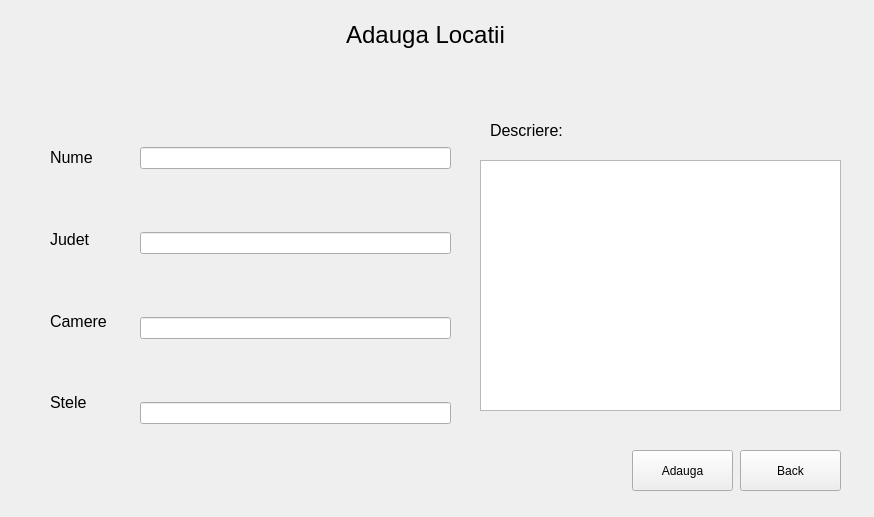
<?xml version="1.0" encoding="UTF-8"?>
<ui version="4.0">
 <class>addloc</class>
 <widget class="QWidget" name="addloc">
  <property name="geometry">
   <rect>
    <x>0</x>
    <y>0</y>
    <width>874</width>
    <height>517</height>
   </rect>
  </property>
  <property name="windowTitle">
   <string>Form</string>
  </property>
  <widget class="QPushButton" name="back">
   <property name="geometry">
    <rect>
     <x>740</x>
     <y>450</y>
     <width>101</width>
     <height>41</height>
    </rect>
   </property>
   <property name="text">
    <string>Back</string>
   </property>
  </widget>
  <widget class="QPushButton" name="add">
   <property name="geometry">
    <rect>
     <x>632</x>
     <y>450</y>
     <width>101</width>
     <height>41</height>
    </rect>
   </property>
   <property name="text">
    <string>Adauga</string>
   </property>
  </widget>
  <widget class="QLabel" name="label">
   <property name="geometry">
    <rect>
     <x>260</x>
     <y>10</y>
     <width>331</width>
     <height>51</height>
    </rect>
   </property>
   <property name="text">
    <string>&lt;html&gt;&lt;head/&gt;&lt;body&gt;&lt;p&gt;&lt;span style=&quot; font-size:18pt;&quot;&gt;Adauga Locatii&lt;/span&gt;&lt;/p&gt;&lt;/body&gt;&lt;/html&gt;</string>
   </property>
   <property name="alignment">
    <set>Qt::AlignCenter</set>
   </property>
  </widget>
  <widget class="QTextEdit" name="textEdit">
   <property name="geometry">
    <rect>
     <x>480</x>
     <y>160</y>
     <width>361</width>
     <height>251</height>
    </rect>
   </property>
  </widget>
  <widget class="QLabel" name="label_6">
   <property name="geometry">
    <rect>
     <x>490</x>
     <y>110</y>
     <width>121</width>
     <height>41</height>
    </rect>
   </property>
   <property name="text">
    <string>&lt;html&gt;&lt;head/&gt;&lt;body&gt;&lt;p&gt;&lt;span style=&quot; font-size:12pt;&quot;&gt;Descriere:&lt;/span&gt;&lt;/p&gt;&lt;/body&gt;&lt;/html&gt;</string>
   </property>
  </widget>
  <widget class="QWidget" name="">
   <property name="geometry">
    <rect>
     <x>140</x>
     <y>90</y>
     <width>311</width>
     <height>391</height>
    </rect>
   </property>
   <layout class="QVBoxLayout" name="verticalLayout">
    <item>
     <widget class="QLineEdit" name="lineEdit"/>
    </item>
    <item>
     <widget class="QLineEdit" name="lineEdit_2"/>
    </item>
    <item>
     <widget class="QLineEdit" name="lineEdit_3"/>
    </item>
    <item>
     <widget class="QLineEdit" name="lineEdit_4"/>
    </item>
   </layout>
  </widget>
  <widget class="QWidget" name="">
   <property name="geometry">
    <rect>
     <x>50</x>
     <y>120</y>
     <width>91</width>
     <height>321</height>
    </rect>
   </property>
   <layout class="QVBoxLayout" name="verticalLayout_2">
    <item>
     <widget class="QLabel" name="label_2">
      <property name="text">
       <string>&lt;html&gt;&lt;head/&gt;&lt;body&gt;&lt;p&gt;&lt;span style=&quot; font-size:12pt;&quot;&gt;Nume&lt;/span&gt;&lt;/p&gt;&lt;/body&gt;&lt;/html&gt;</string>
      </property>
     </widget>
    </item>
    <item>
     <widget class="QLabel" name="label_3">
      <property name="text">
       <string>&lt;html&gt;&lt;head/&gt;&lt;body&gt;&lt;p&gt;&lt;span style=&quot; font-size:12pt;&quot;&gt;Judet&lt;/span&gt;&lt;/p&gt;&lt;/body&gt;&lt;/html&gt;</string>
      </property>
     </widget>
    </item>
    <item>
     <widget class="QLabel" name="label_4">
      <property name="text">
       <string>&lt;html&gt;&lt;head/&gt;&lt;body&gt;&lt;p&gt;&lt;span style=&quot; font-size:12pt;&quot;&gt;Camere&lt;/span&gt;&lt;/p&gt;&lt;/body&gt;&lt;/html&gt;</string>
      </property>
     </widget>
    </item>
    <item>
     <widget class="QLabel" name="label_5">
      <property name="text">
       <string>&lt;html&gt;&lt;head/&gt;&lt;body&gt;&lt;p&gt;&lt;span style=&quot; font-size:12pt;&quot;&gt;Stele&lt;/span&gt;&lt;/p&gt;&lt;/body&gt;&lt;/html&gt;</string>
      </property>
     </widget>
    </item>
   </layout>
  </widget>
 </widget>
 <resources/>
 <connections/>
</ui>
